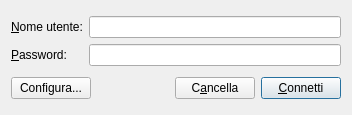
<?xml version="1.0" encoding="UTF-8"?>
<ui version="4.0">
 <class>LoginDialog</class>
 <widget class="QDialog" name="LoginDialog">
  <property name="windowModality">
   <enum>Qt::NonModal</enum>
  </property>
  <property name="geometry">
   <rect>
    <x>0</x>
    <y>0</y>
    <width>352</width>
    <height>115</height>
   </rect>
  </property>
  <property name="windowTitle">
   <string>Autentificazione</string>
  </property>
  <layout class="QVBoxLayout" name="verticalLayout">
   <item>
    <layout class="QGridLayout" name="gridLayout" rowstretch="0,0" columnstretch="0,0">
     <item row="0" column="1">
      <widget class="QLineEdit" name="le_username"/>
     </item>
     <item row="0" column="0">
      <widget class="QLabel" name="label">
       <property name="text">
        <string>&amp;Nome utente:</string>
       </property>
       <property name="buddy">
        <cstring>le_username</cstring>
       </property>
      </widget>
     </item>
     <item row="1" column="0">
      <widget class="QLabel" name="label_2">
       <property name="text">
        <string>&amp;Password:</string>
       </property>
       <property name="buddy">
        <cstring>le_password</cstring>
       </property>
      </widget>
     </item>
     <item row="1" column="1">
      <widget class="QLineEdit" name="le_password">
       <property name="echoMode">
        <enum>QLineEdit::Password</enum>
       </property>
      </widget>
     </item>
    </layout>
   </item>
   <item>
    <layout class="QHBoxLayout" name="horizontalLayout">
     <item>
      <widget class="QPushButton" name="pb_configure">
       <property name="text">
        <string>Configura...</string>
       </property>
      </widget>
     </item>
     <item>
      <spacer name="horizontalSpacer">
       <property name="orientation">
        <enum>Qt::Horizontal</enum>
       </property>
       <property name="sizeHint" stdset="0">
        <size>
         <width>40</width>
         <height>20</height>
        </size>
       </property>
      </spacer>
     </item>
     <item>
      <widget class="QPushButton" name="pb_clear">
       <property name="text">
        <string>C&amp;ancella</string>
       </property>
      </widget>
     </item>
     <item>
      <widget class="QPushButton" name="pb_connect">
       <property name="text">
        <string>&amp;Connetti</string>
       </property>
       <property name="default">
        <bool>true</bool>
       </property>
      </widget>
     </item>
    </layout>
   </item>
  </layout>
 </widget>
 <resources/>
 <connections>
  <connection>
   <sender>pb_clear</sender>
   <signal>clicked()</signal>
   <receiver>le_password</receiver>
   <slot>clear()</slot>
   <hints>
    <hint type="sourcelabel">
     <x>255</x>
     <y>98</y>
    </hint>
    <hint type="destinationlabel">
     <x>295</x>
     <y>53</y>
    </hint>
   </hints>
  </connection>
  <connection>
   <sender>pb_clear</sender>
   <signal>clicked()</signal>
   <receiver>le_username</receiver>
   <slot>clear()</slot>
   <hints>
    <hint type="sourcelabel">
     <x>255</x>
     <y>98</y>
    </hint>
    <hint type="destinationlabel">
     <x>323</x>
     <y>15</y>
    </hint>
   </hints>
  </connection>
  <connection>
   <sender>pb_connect</sender>
   <signal>clicked()</signal>
   <receiver>LoginDialog</receiver>
   <slot>connectToDatabase()</slot>
   <hints>
    <hint type="sourcelabel">
     <x>341</x>
     <y>98</y>
    </hint>
    <hint type="destinationlabel">
     <x>121</x>
     <y>93</y>
    </hint>
   </hints>
  </connection>
  <connection>
   <sender>pb_configure</sender>
   <signal>clicked()</signal>
   <receiver>LoginDialog</receiver>
   <slot>openConfigDialog()</slot>
   <hints>
    <hint type="sourcelabel">
     <x>49</x>
     <y>87</y>
    </hint>
    <hint type="destinationlabel">
     <x>175</x>
     <y>57</y>
    </hint>
   </hints>
  </connection>
 </connections>
 <slots>
  <slot>connectToDatabase()</slot>
  <slot>openConfigDialog()</slot>
 </slots>
</ui>
